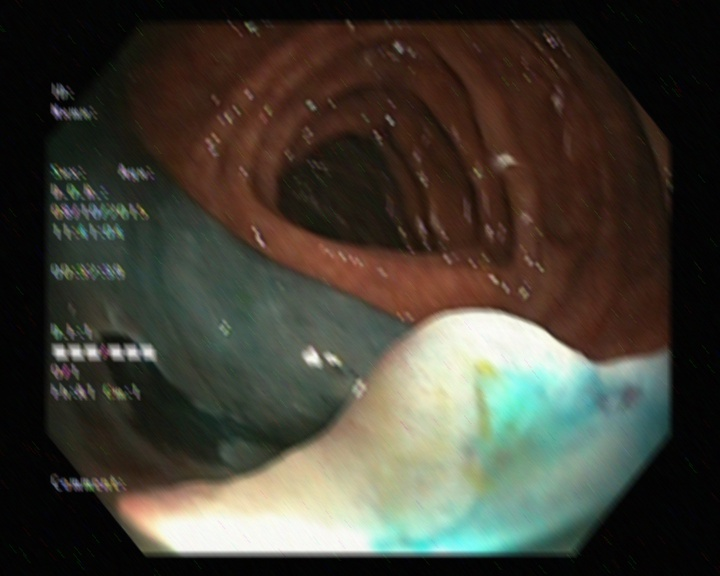
%> input picture image_recovery/m1.jpeg, 720 x 576 px
$ octave Untitled.m   (GNU Octave 9; MATLAB toolbox functions it lacks are replaced by stand-ins)
%> lines starting %> are read from the running program, lines starting %| are printed output that depends on the picture
 clear all
I  = imread('m1.jpeg');
%> I is the input picture: size 576x720x3 uint8; mean R, G, B 67.7, 64.5, 54.3
I=im2double(I);
%> I: size 576x720x3 double

PSF = fspecial('motion',24,0);
luc1 = deconvlucy(I,PSF,5);
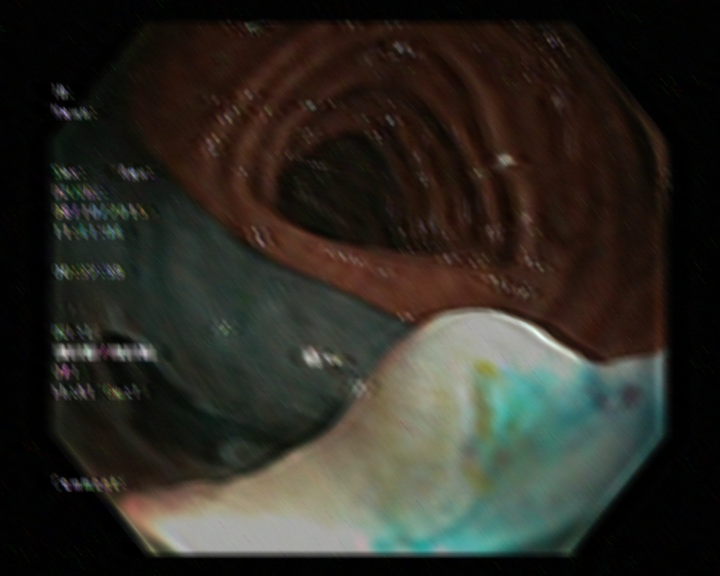
%> luc1: size 576x720x3 double; mean R, G, B 0.266, 0.253, 0.213; mean of the top-left, top-right, bottom-left and bottom-right quarters 0.142, 0.118, 0.291, 0.424; drawn with min black and max white
imshow(luc1,[0 255])
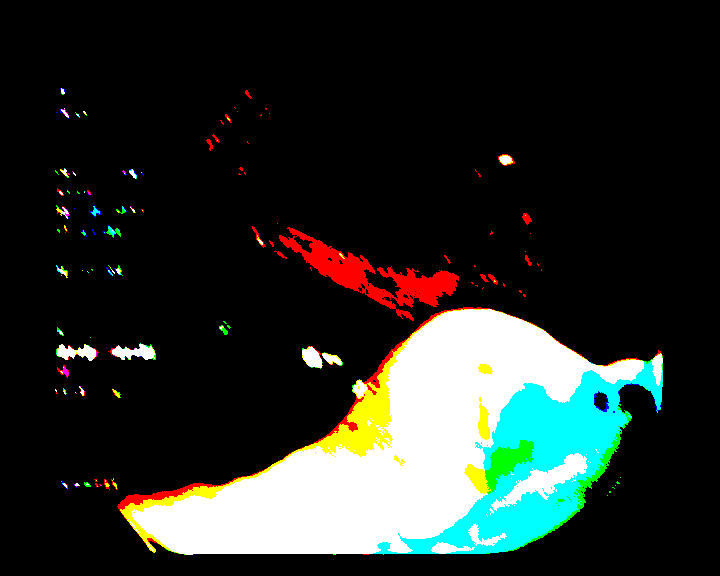
%> displayed picture: size 576x720x3, on the screen's scale of 0 to 255; mean R, G, B 0.152, 0.18, 0.161; drawn with 1 as white

$ run again, with image_recovery/m2.jpeg copied over image_recovery/m1.jpeg
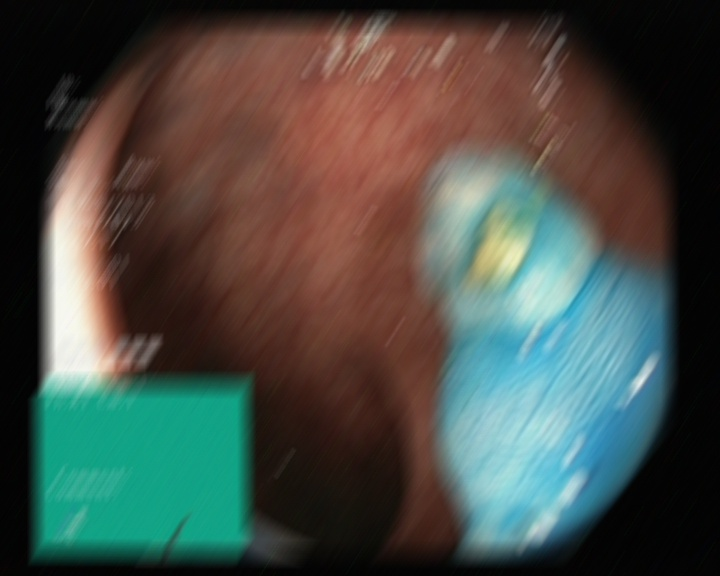
%> input picture image_recovery/m2.jpeg, 720 x 576 px
%> I is the input picture: size 576x720x3 uint8; mean R, G, B 72.6, 77.4, 70.6
%> I: size 576x720x3 double
%> `luc1 = deconvlucy(I,PSF,5);`:
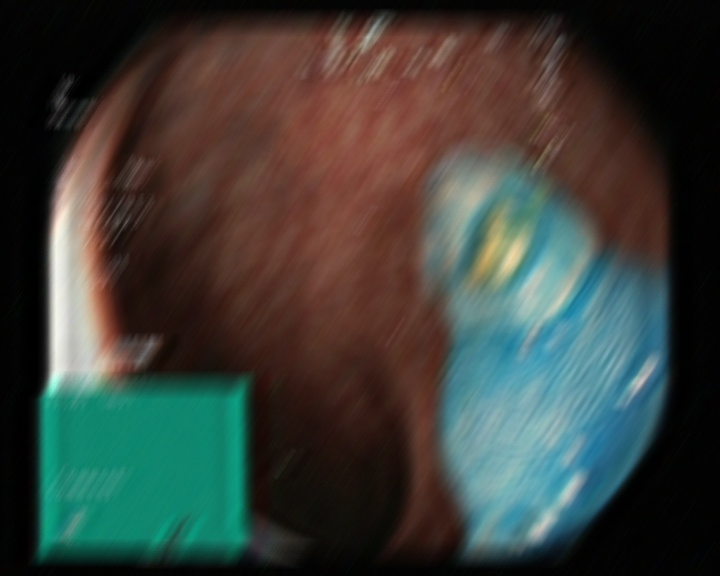
%> luc1: size 576x720x3 double; mean R, G, B 0.285, 0.304, 0.277; mean of the top-left, top-right, bottom-left and bottom-right quarters 0.254, 0.289, 0.262, 0.348; drawn with min black and max white
%> `imshow(luc1,[0 255])`:
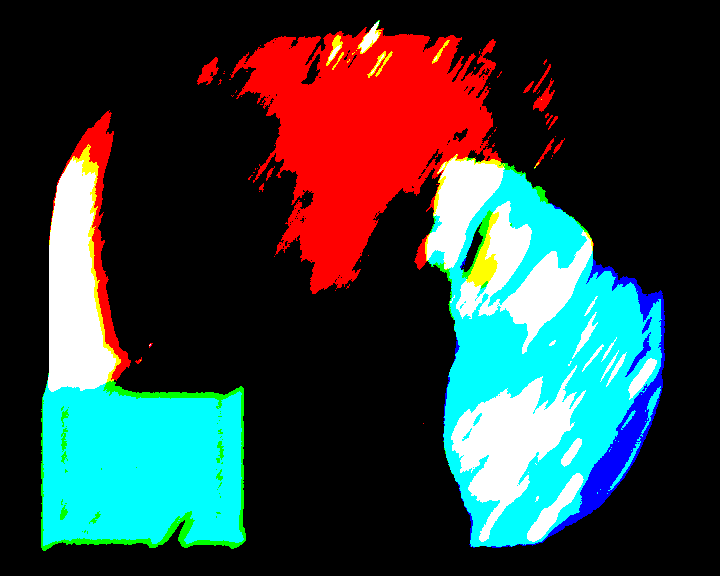
%> displayed picture: size 576x720x3, on the screen's scale of 0 to 255; mean R, G, B 0.188, 0.248, 0.243; drawn with 1 as white

$ run again, with image_recovery/m3.jpeg copied over image_recovery/m1.jpeg
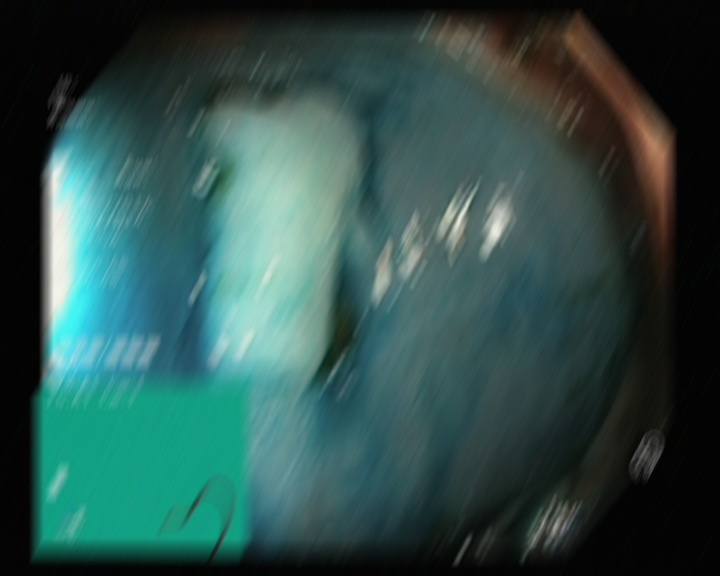
%> input picture image_recovery/m3.jpeg, 720 x 576 px
%> I is the input picture: size 576x720x3 uint8; mean R, G, B 47.4, 79.9, 75.7
%> I: size 576x720x3 double
%> `luc1 = deconvlucy(I,PSF,5);`:
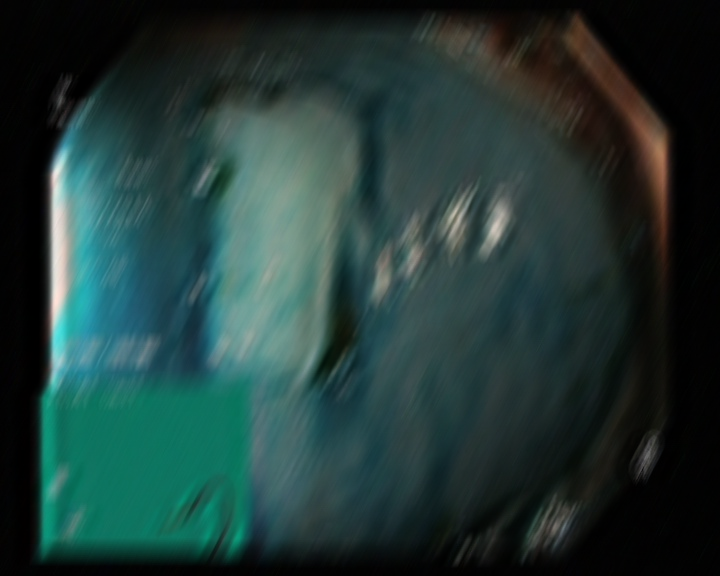
%> luc1: size 576x720x3 double; mean R, G, B 0.186, 0.313, 0.297; mean of the top-left, top-right, bottom-left and bottom-right quarters 0.316, 0.222, 0.363, 0.16; drawn with min black and max white
%> `imshow(luc1,[0 255])`:
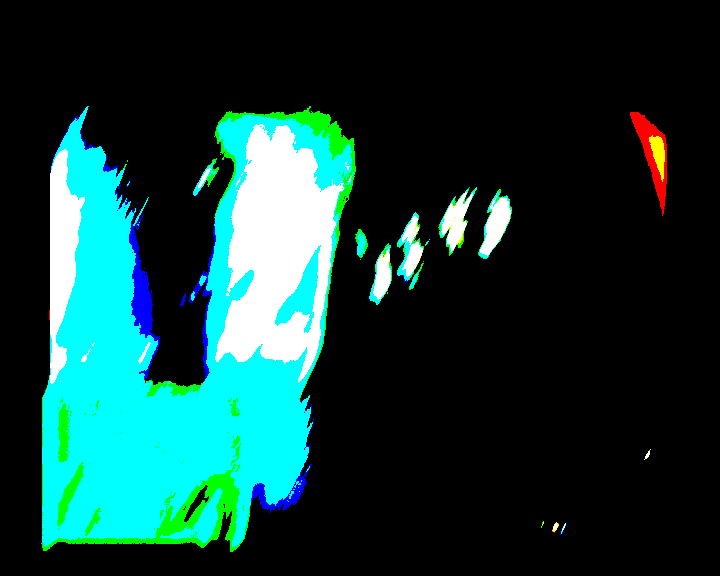
%> displayed picture: size 576x720x3, on the screen's scale of 0 to 255; mean R, G, B 0.0685, 0.233, 0.219; drawn with 1 as white

$ run again, with image_recovery/m4.jpeg copied over image_recovery/m1.jpeg
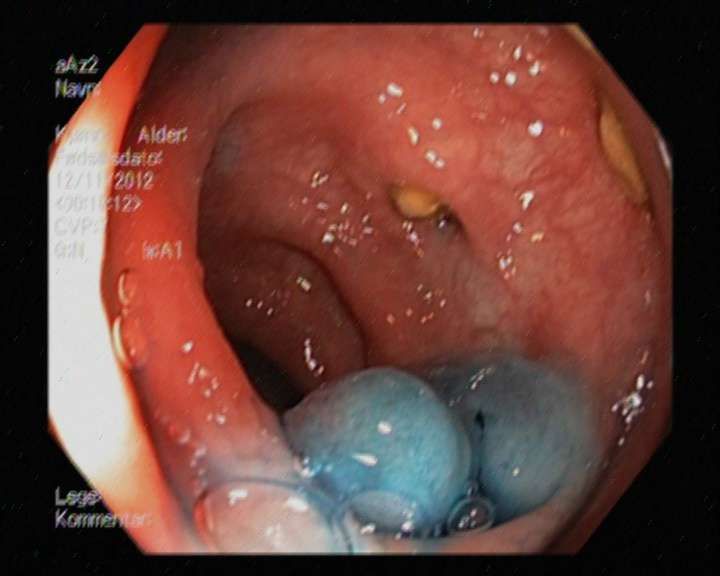
%> input picture image_recovery/m4.jpeg, 720 x 576 px
%> I is the input picture: size 576x720x3 uint8; mean R, G, B 104.7, 65.3, 57.7
%> I: size 576x720x3 double
%> `luc1 = deconvlucy(I,PSF,5);`:
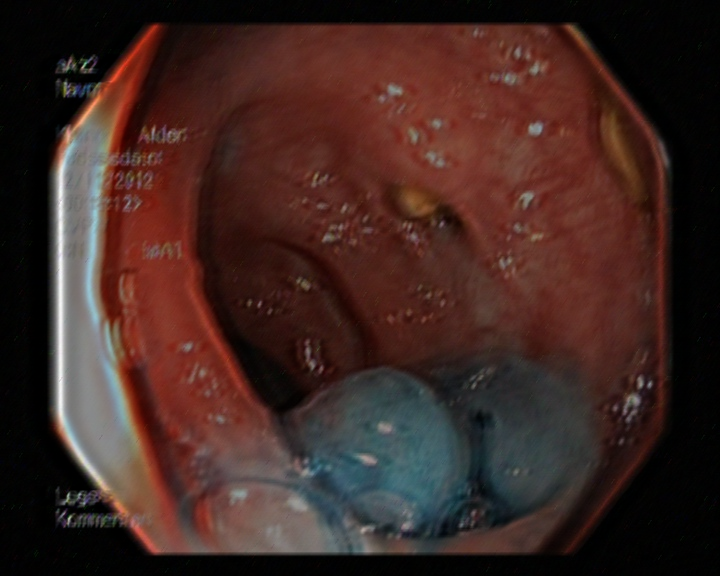
%> luc1: size 576x720x3 double; mean R, G, B 0.41, 0.256, 0.226; mean of the top-left, top-right, bottom-left and bottom-right quarters 0.278, 0.288, 0.374, 0.25; drawn with min black and max white
